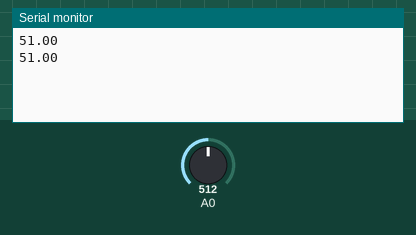
The sketch below on a simulated Arduino Uno, built with avr-gcc and run on an emulated ATmega328P. Shown: the last lines printed to the serial monitor. The test bench sets the inputs (shaded band); at power-on: A0 = 512.

Above: at 1.2 s.
1.3 s: A0 set to 490
At 1.9 s:
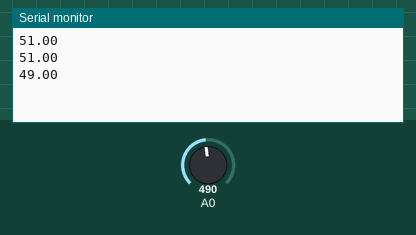
2.8 s: A0 set to 306
At 3.4 s:
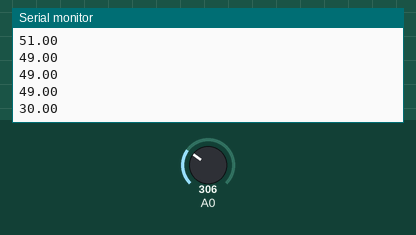
Timing chart, 0 to 5.8 s (numbered marks = the images above; inputs shaded):
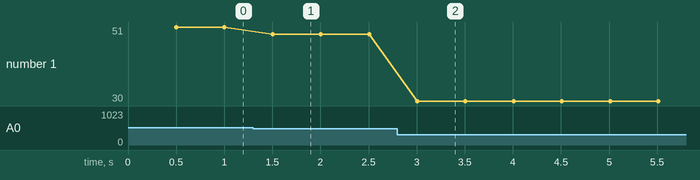

Measured:
- after the input at 1.3 s, the serial monitor: prints a new line after 0.20 s (image 1)
- after the input at 2.8 s, the serial monitor: prints a new line after 0.21 s (image 2)
- plotted number 1: 51 → 49 after the input at 1.3 s, 49 → 30 after the input at 2.8 s

The sketch:

firmware_proteus.ino
```cpp
String readString;

float sensor;
float sensor_raw;
int dc_pin = 9;
int pwm;
int power;

unsigned long message_time;
unsigned long message_time_prev;

void setup() {
  pinMode(dc_pin, OUTPUT);
  Serial.begin(9600);

}

void loop() {

  while (Serial.available()) {
    char c = Serial.read();
    readString += c;
    delay(2);
  }

  if (readString.length() >0) {

      power  = readString.toInt();
      readString="";
    }

  message_time = millis() - message_time_prev;
  if (message_time > 500){


  pwm = map(power, 0,100,0,255);
  analogWrite(dc_pin, pwm);

  sensor_raw = ((analogRead(A0))/10);
  sensor = sensor_raw;
  //Serial.print(power);
  //Serial.print("  ");
  //Serial.print(pwm);
  //Serial.print("  ");
  Serial.print(sensor);
  Serial.println();
  message_time_prev = millis();
  }

}
```
